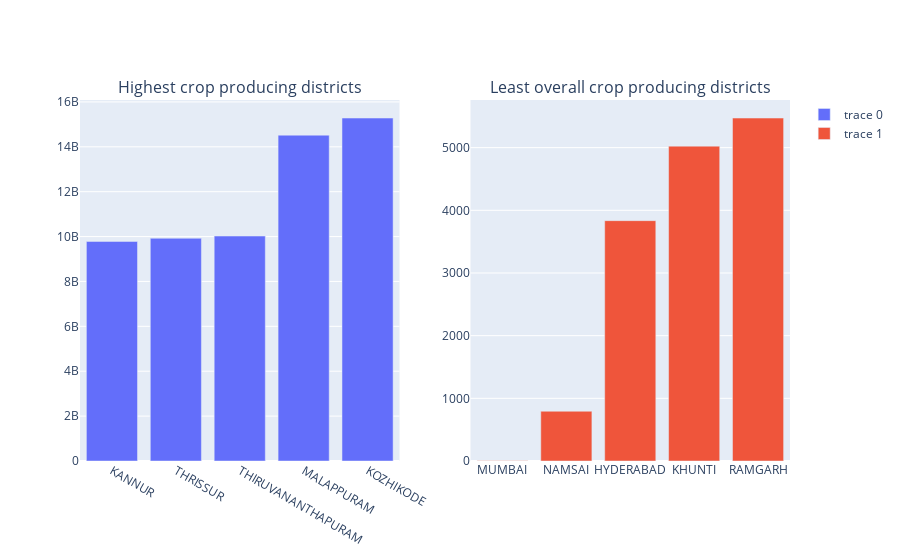

Notebook cell for this chart:
### Code cell
#MOST AND LEAST PRODUCING CROP DISTRICTS
from plotly.subplots import make_subplots
import plotly.graph_objects as go


fig = make_subplots(rows=1,cols=2,

                subplot_titles=('Highest crop producing districts', 'Least overall crop producing districts'))

temp = data.groupby(by='District_Name')['Production'].sum().reset_index().sort_values(by='Production')
temp1 = temp.tail()
trace1 = go.Bar(x= temp1['District_Name'], y=temp1['Production'])

temp1=temp.head()
trace2 = go.Bar(x= temp1['District_Name'], y=temp1['Production'])

fig.append_trace(trace1,1,1)
fig.append_trace(trace2,1,2)
fig.show()
del temp,temp1

### Figure 1 — Plotly figure (JSON) as saved in the notebook; plotly's stock layout.template omitted (floating-point values rounded to 4 significant figures)
{"data": [{"type": "bar", "x": ["KANNUR", "THRISSUR", "THIRUVANANTHAPURAM", "MALAPPURAM", "KOZHIKODE"], "xaxis": "x", "y": [9783000000.0, 9924000000.0, 10020000000.0, 14520000000.0, 15280000000.0], "yaxis": "y"}, {"type": "bar", "x": ["MUMBAI", "NAMSAI", "HYDERABAD", "KHUNTI", "RAMGARH"], "xaxis": "x2", "y": [2, 794, 3835, 5024, 5472], "yaxis": "y2"}], "layout": {"annotations": [{"font": {"size": 16}, "showarrow": false, "text": "Highest crop producing districts", "x": 0.225, "xanchor": "center", "xref": "paper", "y": 1, "yanchor": "bottom", "yref": "paper"}, {"font": {"size": 16}, "showarrow": false, "text": "Least overall crop producing districts", "x": 0.775, "xanchor": "center", "xref": "paper", "y": 1, "yanchor": "bottom", "yref": "paper"}], "xaxis": {"anchor": "y", "domain": [0, 0.45]}, "xaxis2": {"anchor": "y2", "domain": [0.55, 1]}, "yaxis": {"anchor": "x", "domain": [0, 1]}, "yaxis2": {"anchor": "x2", "domain": [0, 1]}}}
